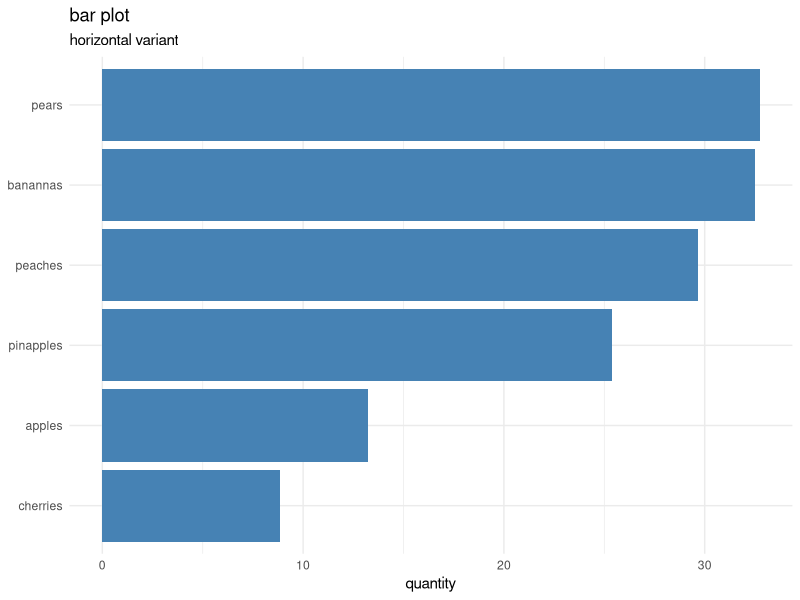

R code for this plot: (Note: this script raises an error after producing the figure.)
## ---- chunk 1
library(tidyverse)
## ---- chunk 2

# create dummy categorical data
categorical_data <- 
  tibble(fruit = c("apples", "pears", "banannas", "pinapples", "cherries", "peaches"),
         quantity = runif(6, 5, 70)) %>% 
  
  # for categorical graphs its often useful to make the category a factor. This lets
  # you control the order by which it appears on the plot. Below we use fct_reorder
  # from the forcats package to reorder the fruit variable by the quantity of fruit.
  mutate(fruit = forcats::fct_reorder(fruit, quantity))



# barchart

# ggplot is the first command for any ggplot2 plot. data and aestetics aes()
# can be defined here or in any individual geom_*(function) 
ggplot(data = categorical_data, aes(x = fruit, y = quantity)) +
  
  # geom_bar takes a quantity from a "tidy" dataset, here we just have one
  # category-value pair so we use geom_col instead
  geom_col(fill = "steelblue", color = NA) +
  
  # themes change the overall look of the plot. these can also be modified
  # further if need be (also can use packaged themes like theme_economist)
  theme_minimal() +
  
  # coord_flip flips the x and y axis which is useful for making bar charts
  # with lots of values. Omit to make normal bar chart
  coord_flip() +
  
  xlab(NULL)+
  
  # title the plot, can also have a subtitle
  ggtitle(label = "bar plot",
          subtitle = "horizontal variant")

## ---- chunk 3

# create a randomish set of categorical data
multi_categorical_data <- 
bind_rows(  
  
  tibble(
    type = "meat",
    food = c("steak", "bacon", "chicken", "turkey"),
    quantity = (runif(4, 1, 25) %>% round(0))),
  
  tibble(type = "dairy",
         food = c("cheese", "milk", "cream"),
         quantity =(runif(3, 1, 25) %>% round(0))),
  
  tibble(type = "produce",
         food = c("tomato", "lettuce", "carrot", "broccoli", "cucumber", "banana", "pear"),
         quantity =(runif(7, 1, 25) %>% round(0)))
  
  ) %>% 

  # for categorical graphs its often useful to make the category a factor. This lets
  # you control the order by which it appears on the plot. Below we use fct_reorder
  # from the forcats package to reorder the fruit variable by the quantity of fruit.
  mutate(food = forcats::fct_reorder(food, quantity))


# barchart

# ggplot is the first command for any ggplot2 plot. data and aestetics aes()
# can be defined here or in any individual geom_*(function)
multi_categorical_data %>% 
ggplot(aes(x = food, y = quantity)) +
    
    # geom_bar takes a quantity from a "tidy" dataset, here we just have one
    # category-value pair so we use geom_col instead. 
    # Fill is set to type so that each type gets a different color.
    # Set color to NA to remove border from bars.
    geom_col(aes(fill = type), color = NA, width = 0.8) + 
    
    # apply the qualitative colorbrewer palette "Set2"
    scale_fill_brewer(type = "qual", palette = "Set2") +
    
    
    xlab(NULL) +
    
    # modify the y scale so that it doesnt expand and so that the limits of 
    # the scale extend 5% past the upper limit of the data which is sometimes useful
    # if you have labels for the data or want to give the graph extra "breathing room"
    scale_y_continuous(
         name = NULL,
         expand = c(0, 0),
         limits = c(0, max(multi_categorical_data$quantity) * 1.05),
         breaks = pretty_breaks(6)) +
    
    # This graph uses theme_cowplot and then is modified using the theme() function
    # to remove the y axis line and ticks as well as moving the legend position and
    # removing its title.
    theme_cowplot(font_size = 11) +
    theme(axis.line.y = element_blank(),
          axis.ticks = element_blank(),
          legend.title = element_blank(),
          legend.position = "bottom") +
  
    # coord_flip flips the x and y axis which is useful for making bar charts
    # with lots of values. Omit to make normal bar chart
    coord_flip() +
    
    # title the plot, can also have a subtitle
    ggtitle(label = "multi-category bar chart",
            subtitle = "horizontal")

  

